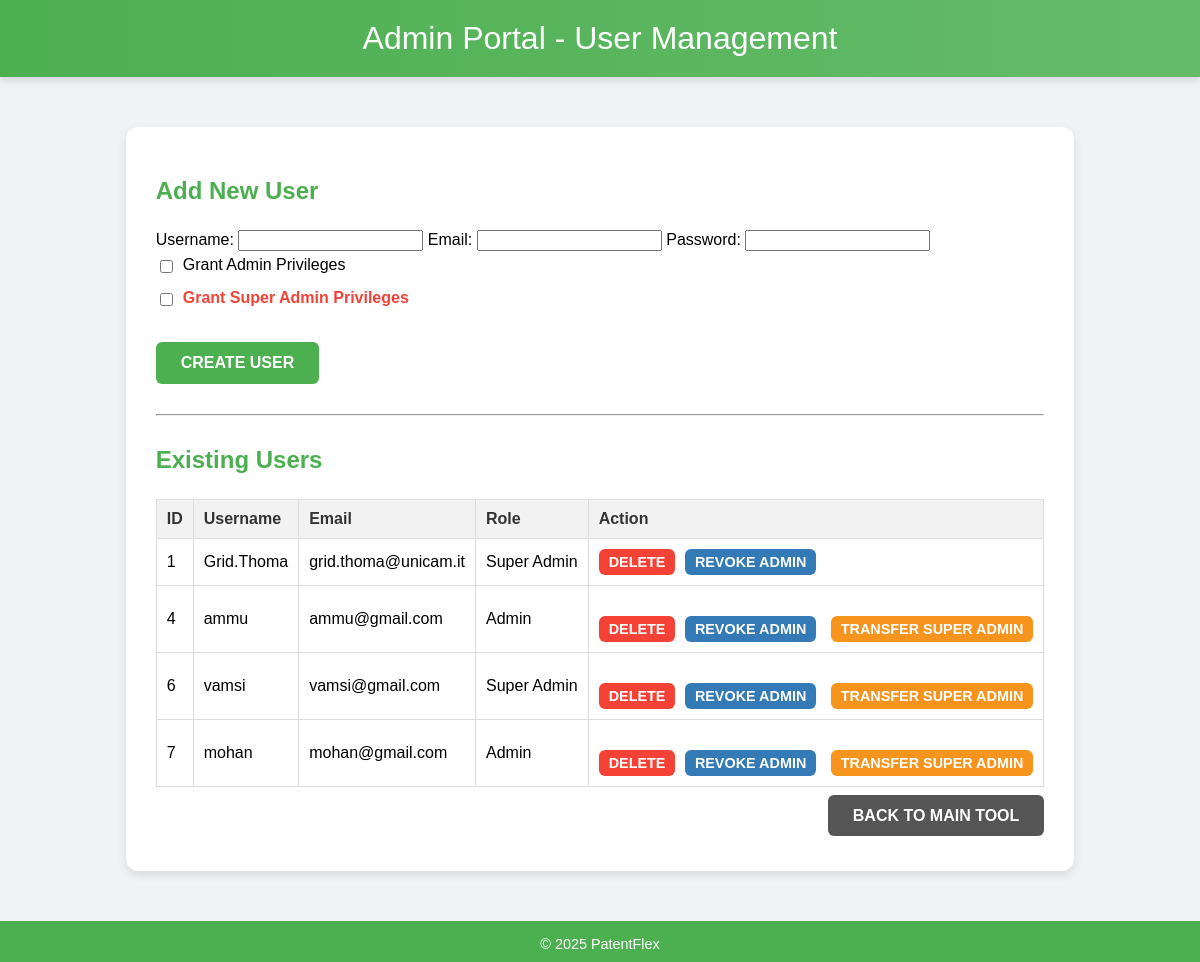
Screenshot of /admin/manage_users (signed in) with the database file from the repository.
### app.py (models this page shows, shortened)
class User(db.Model, UserMixin):
    id = db.Column(db.Integer, primary_key=True)
    username = db.Column(db.String(80), unique=True, nullable=False)
    email = db.Column(db.String(120), unique=True, nullable=False)
    password_hash = db.Column(db.String(128))
    is_admin = db.Column(db.Boolean, default=False)
    is_super_admin = db.Column(db.Boolean, default=False)
    calculations = db.relationship(
        'Calculation',
        backref='author',
        lazy='dynamic',
        order_by='Calculation.timestamp.asc()',
        cascade="all, delete-orphan",
        passive_deletes=True
    )

### app.py (the view)
    @login_required
    def wrapper(*args, **kwargs):
        if not current_user.is_admin:
            flash('You do not have permission to access this page.', 'danger')
            return redirect(url_for('dashboard'))
        return f(*args, **kwargs)

### app.py (called while the page is built, shortened)
def admin_required(f):
    @login_required
    def wrapper(*args, **kwargs):
        if not current_user.is_admin:
            flash('You do not have permission to access this page.', 'danger')
            return redirect(url_for('dashboard'))
        return f(*args, **kwargs)
    wrapper.__name__ = f.__name__
    return wrapper

@login_manager.user_loader
def load_user(user_id):
    return User.query.get(int(user_id))

@app.route('/admin/manage_users', methods=['GET', 'POST'])
@admin_required
def admin_manage_users():
    users = User.query.all()
    return render_template('admin_add_user.html', users=users, current_user=current_user)

### templates/admin_add_user.html (shortened to what this page needs)
<!DOCTYPE html>
<html lang="en">
<head>
    <link rel="stylesheet" href="{{ url_for('static', filename='css/main.css') }}">
</head>
<body>
    <header class="main-header">
        <h1>Admin Portal - User Management</h1>
    </header>
    <div class="admin-container">
        <h2>Add New User</h2>
        <form method="POST" action="{{ url_for('admin_manage_users') }}">
            <label for="username">Username:</label>
            <input id="username" name="username" type="text" required>
            <label for="email">Email:</label>
            <input id="email" name="email" type="email" required>
            <label for="password">Password:</label>
            <input id="password" name="password" type="password" required>
            <div class="checkbox-group">
                <input id="is_admin" name="is_admin" type="checkbox">
                <label for="is_admin">Grant Admin Privileges</label>
            </div>
            {% if current_user.is_super_admin %}
            <div class="checkbox-group">
                <input id="is_super_admin" name="is_super_admin" type="checkbox">
                <label for="is_super_admin" style="color: #f44336; font-weight: bold;">Grant Super Admin Privileges</label>
            </div>
            {% endif %}
            <button type="submit" class="btn">Create User</button>
        </form>
        <hr style="margin: 30px 0;">
        <h2>Existing Users</h2>
        <table class="user-table">
            <thead>
                <tr>
                    <th>ID</th>
                    <th>Username</th>
                    <th>Email</th>
                    <th>Role</th>
                    <th>Action</th>
                </tr>
            </thead>
            <tbody>
                {% for user in users %}
                <tr>
                    <td>{{ user.id }}</td>
                    <td>{{ user.username }}</td>
                    <td>{{ user.email }}</td>
                    <td>
                        {{ 'Super Admin' if user.is_super_admin else ('Admin' if user.is_admin else 'User') }}
                    </td>
                    <td>
                        <form method="POST" action="{{ url_for('admin_manage_users') }}" style="display: inline-block;">
                            <button type="submit" class="btn delete-btn"
                                onclick="return confirm('Are you sure you want to delete user {{ user.username }}? This action is irreversible and deletes all their calculations.')"
                                >Delete
                            </button>
                        </form>
                        {% if current_user.is_admin %}
                        <form method="POST" action="{{ url_for('admin_manage_users') }}" class="role-toggle-form">
                            {% if user.is_admin %}
                                <button type="submit" class="btn role-toggle-btn"
                                {% if user.username == 'Grid.Thoma' %}
                                disabled title="Primary Super Admin role cannot be modified."
                                {% endif %}
                                onclick="return confirm('Revoke Admin role for {{ user.username }}?')">Revoke Admin</button>
                            {% else %}
                                <button type="submit" class="btn role-toggle-btn admin-off" onclick="return confirm('Grant Admin role for {{ user.username }}?')">Grant Admin</button>
                            {% endif %}
                        </form>
                        {% endif %}
                        {% if current_user.is_super_admin and user.id != current_user.id %}
                        <form method="POST" action="{{ url_for('admin_manage_users') }}" class="role-toggle-form">
                            <button type="submit" class="btn super-admin-btn"
                                onclick="return confirm('WARNING: Are you sure you want to transfer the Super Admin role to {{ user.username }}? This will demote YOU to a regular user/admin and require a fresh login.')"
                                >Transfer Super Admin
                            </button>
                        </form>
                        {% endif %}
                    </td>
                </tr>
                {% endfor %}
            </tbody>
        </table>
        <p style="text-align: right; margin-top: 20px;">
            <a href="{{ url_for('dashboard') }}" class="btn" style="background-color: #555; text-decoration: none;">Back to Main Tool</a>
        </p>
    </div>
    <footer>
        <p>&copy; 2025 PatentFlex</p>
    </footer>
</body>
</html>

### static/css/main.css (style rules this page uses)
body { font-family: 'Arial', sans-serif; margin: 0; padding: 0; display: flex; flex-direction: column; min-height: 100vh; background: #f0f2f5; }
.main-header { background: linear-gradient(90deg, #4caf50, #66bb6a); color: #fff; padding: 20px; text-align: center; position: relative; box-shadow: 0 4px 6px rgba(0,0,0,0.1); }
.main-header h1 { margin: 0; font-size: 2em; font-weight: 500; }
footer { text-align: center; padding: 10px 20px; background: #4caf50; color: #fff; font-size: 0.9em; margin-top: auto; display: flex; justify-content: center; align-items: center; flex-direction: column; }
footer p { margin: 5px 0 0 0; }
.btn { background: #4caf50; color: #fff; padding: 12px 25px; border: none; border-radius: 6px; cursor: pointer; font-size: 1em; font-weight: 600; text-transform: uppercase; margin-top: 20px; transition: background-color 0.2s, box-shadow 0.2s; }

### templates/admin_add_user.html (style rules this page uses)
.admin-container { max-width: 950px; margin: 50px auto; padding: 30px; background: #fff; border-radius: 12px; box-shadow: 0 4px 10px rgba(0,0,0,0.1); }
.admin-container h2 { color: #4caf50; margin-bottom: 25px; }
.user-table { width: 100%; border-collapse: collapse; margin-top: 20px; }
.user-table th, .user-table td { border: 1px solid #ddd; padding: 10px; text-align: left; vertical-align: middle; }
.user-table th { background-color: #f2f2f2; color: #333; }
.checkbox-group { display: flex; align-items: center; margin-top: 5px; margin-bottom: 15px; }
.checkbox-group input { width: auto; margin-right: 10px; margin-bottom: 0 !important; }
.checkbox-group label { margin: 0; font-weight: normal; margin-top: 0 !important; }
.delete-btn { background-color: #f44336; padding: 5px 10px; font-size: 0.9em; margin: 0; }
.role-toggle-form { display: inline-block; margin-left: 5px; }
.role-toggle-btn { background-color: #337ab7; padding: 5px 10px; font-size: 0.9em; margin: 0; }
.super-admin-btn { background-color: #f7941d; padding: 5px 10px; font-size: 0.9em; margin-left: 5px; }

### rows the page displays
User: id "1", username "Grid.Thoma", email "grid.thoma@unicam.it", is_super_admin "Super Admin"
User: id "4", username "ammu", email "ammu@gmail.com", is_super_admin+is_admin "Admin"
User: id "6", username "vamsi", email "vamsi@gmail.com", is_super_admin "Super Admin"
User: id "7", username "mohan", email "mohan@gmail.com", is_super_admin+is_admin "Admin"
